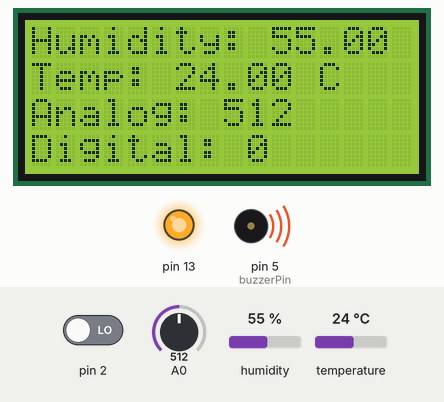
Bench run of a sketch on a simulated Arduino Uno, built with avr-gcc and run on an emulated ATmega328P. On the bench: 16×4 character LCD, output pins drawn as LEDs (lit = HIGH), buzzer (waves = sounding, pin HIGH). The test bench sets the inputs (shaded band); at power-on: A0 = 512, humidity 55 %, pin 2 LOW, temperature 24 °C. What the sketch prints to the serial monitor is not drawn.

Above: at 2.7 s.
2.8 s: A0 set to 415
At 4.6 s:
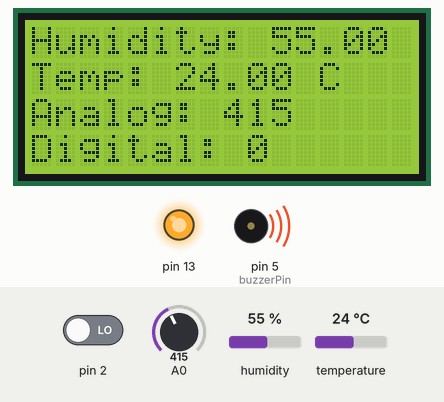
5.9 s: A0 set to 394
At 7.6 s:
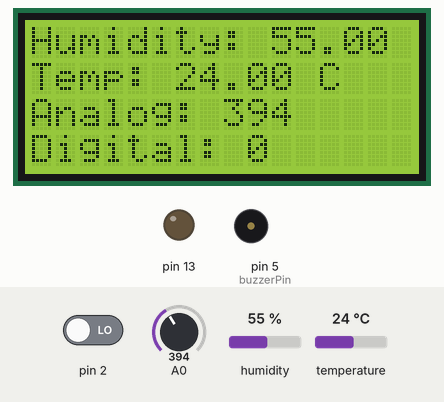
9.0 s: humidity set to 22 %
At 11.2 s:
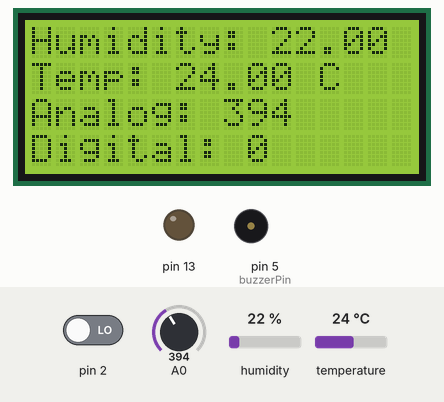
12.1 s: pin 2 driven HIGH
At 13.1 s:
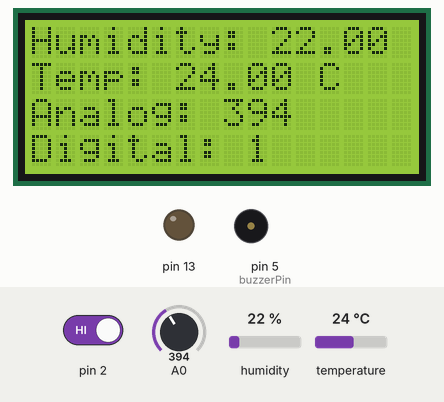
15.2 s: temperature set to 12 °C
At 17.9 s:
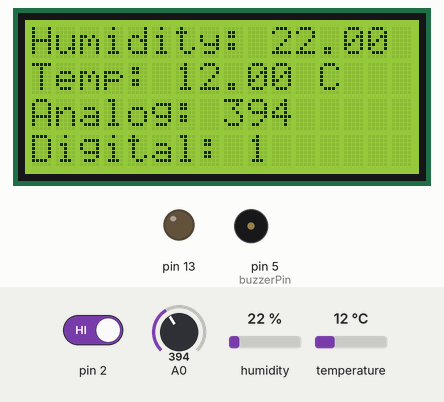
18.4 s: pin 2 driven LOW
At 19.7 s:
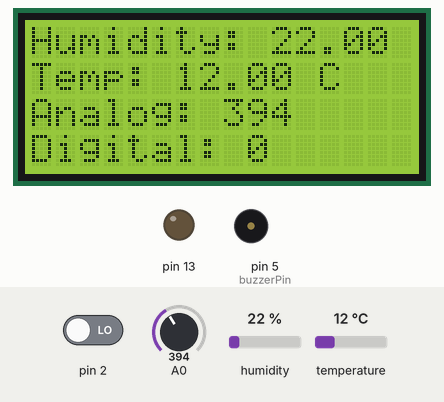
Timing chart, 0 to 21.4 s (numbered marks = the images above; inputs shaded):
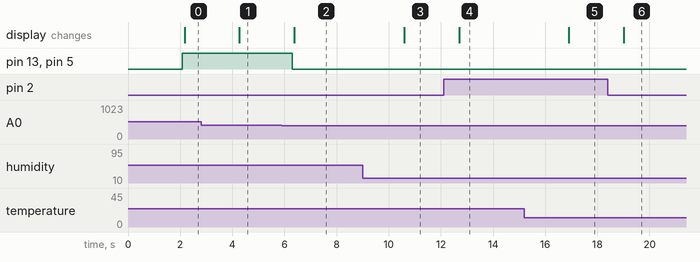

Measured:
- the behaviour switches between 401 and 400 on A0 (found by bisection; images 1 and 2)
- after the input at 2.8 s, the display: changes after 1.5 s (image 1)
- after the input at 5.9 s, pin 13, pin 5 (buzzerPin): HIGH → LOW after 0.40 s; the display: changes after 0.48 s (image 2)
- after the input at 9.0 s, the display: changes after 1.6 s (image 3)
- after the input at 12.1 s, the display: changes after 0.60 s (image 4)
- after the input at 15.2 s, the display: changes after 1.7 s (image 5)
- after the input at 18.4 s, the display: changes after 0.62 s (image 6)

The sketch:

sketch_may21b.ino
```cpp
#include <Wire.h>
#include <LiquidCrystal_I2C.h>
#include "DHT.h"

#define DHTPIN 7 // what pin we're connected to

// Uncomment whatever type you're using!
#define DHTTYPE DHT11 // DHT 11
//#define DHTTYPE DHT22 // DHT 22 (AM2302)
//#define DHTTYPE DHT21 // DHT 21 (AM2301)

// Initialize DHT sensor for normal 16mhz Arduino
DHT dht(DHTPIN, DHTTYPE);

// Initialize the LCD
LiquidCrystal_I2C lcd(0x27, 16, 4); // set the LCD address to 0x27 for a 16 chars and 4 line display

int sensorValue;
int digitalValue;
const int buzzerPin = 5; // Pin connected to the buzzer

void setup() {
  Serial.begin(9600);
  Serial.println("DHTxx and Sensor test!");

  dht.begin();

  lcd.init();         // initialize the lcd
  lcd.backlight();    // Turn on the LCD screen backlight

  pinMode(13, OUTPUT);
  pinMode(2, INPUT);
  pinMode(buzzerPin, OUTPUT); // Set buzzer pin as output
}

void loop() {
  // Wait a few seconds between measurements.
  delay(2000);

  // Reading temperature or humidity takes about 250 milliseconds!
  // Sensor readings may also be up to 2 seconds 'old' (it's a very slow sensor)
  float h = dht.readHumidity();
  // Read temperature as Celsius
  float t = dht.readTemperature();

  // Check if any reads failed and exit early (to try again).
  if (isnan(h) || isnan(t)) {
    Serial.println("Failed to read from DHT sensor!");
    lcd.clear();
    lcd.setCursor(0, 0);
    lcd.print("Sensor error!");
    return;
  }

  // Compute heat index
  // Must send in temp in Fahrenheit!
  float hi = dht.computeHeatIndex(t * 1.8 + 32, h);

  // Read additional sensor values
  sensorValue = analogRead(0); // read analog input pin A0
  digitalValue = digitalRead(2);

  // Control the LED based on sensorValue
  if (sensorValue > 400) {
    digitalWrite(13, HIGH);
    digitalWrite(buzzerPin, HIGH); // Sound the buzzer
  } else {
    digitalWrite(13, LOW);
    digitalWrite(buzzerPin, LOW); // Turn off the buzzer
  }

  // Print data to Serial Monitor
  Serial.print("Humidity: ");
  Serial.print(h);
  Serial.print(" %\t");
  Serial.print("Temperature: ");
  Serial.print(t);
  Serial.print(" *C\t");
  Serial.print("Heat ind: ");
  Serial.print(hi);
  Serial.println(" F");
  Serial.print("Analog Sen: ");
  Serial.println(sensorValue);
  Serial.print("Digital Sen: ");
  Serial.println(digitalValue);

  // Display data on LCD
  lcd.clear();
  lcd.setCursor(0, 0);
  lcd.print("Humidity: ");
  lcd.print(h);
  lcd.print(" %");

  lcd.setCursor(0, 1);
  lcd.print("Temp: ");
  lcd.print(t);
  lcd.print(" C");

  lcd.setCursor(-4, 2);
  lcd.print("Analog: ");
  lcd.print(sensorValue);

  lcd.setCursor(-4, 3);
  lcd.print("Digital: ");
  lcd.print(digitalValue);
}
```
